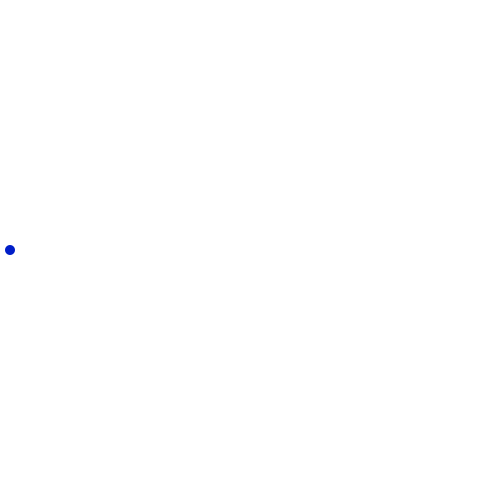
Frame 1 (no input)
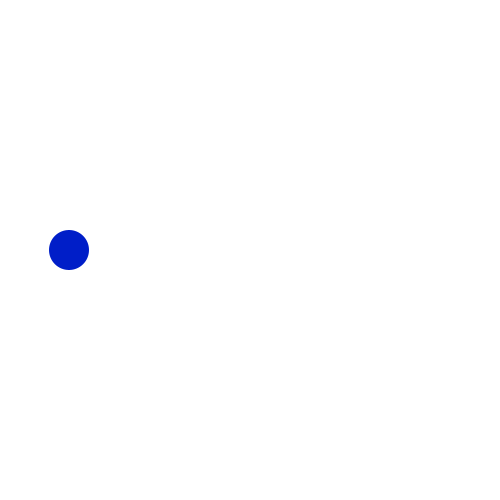
Frame 60 (the mouse pressed at the canvas centre just before this capture)
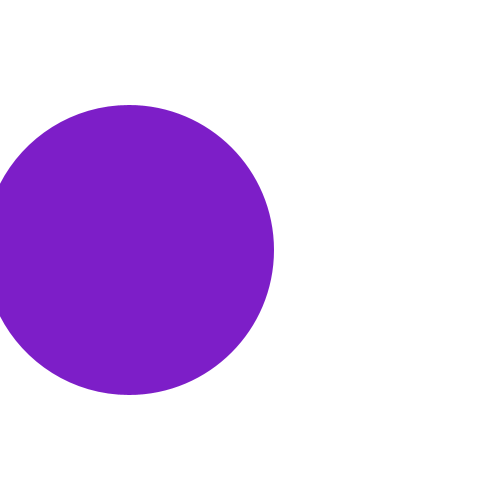
Frame 120 (the mouse held since frame 60 and released just before this capture)

The Processing sketch that drew these frames (run headless with seeded random() and noise(); from frame 60 on, the mouse is pressed at the canvas centre):

// Processing sketch: Ej4_Variables
// ── Ej4_Variables.pde
/*
 7. VARIABLES
 
 La computadora necesita guardar información.
 Por ejemplo en el juego del pong, necesita guardar el score
 de cada jugador; así como la posición de la pelota.
 
 Esta información debe estar organizada en la memoria
 de la computadora.
 
 Las variables son espacios de memoria
 identificados con un nombre, que la computadora ocupa
 para guarda información.
 Piensa como un post-it guardando el teléfono de la pizzería
 de la esquina.
 
 Hay distintos tipo:
 int, float, char y String.
 
 En este ejercicio guardamos 4 variables, dos que controlan
 la posición de una elipse y otra que controla el tamaño.
 
 Tres de ellas son actualizadas en draw. ¿cuales?
 */
 
// Posición de un círculo
int circleX = 10;
int circleY = 250;

// circle + size = circleSize (en camel case)
int circleSize = 10;

// Proporcion de rojo para el color de relleno
float redAmount = 0;

void setup() {
  size(500, 500);
  smooth();
}

void draw() {
  background(255);
  
  redAmount = mouseY * 0.5;
  
  noStroke();
  fill(redAmount, 30, 200);
  ellipse(circleX, circleY, circleSize, circleSize);
  
  circleX = circleX + 1;
  circleSize = 40 + mouseX;
}
